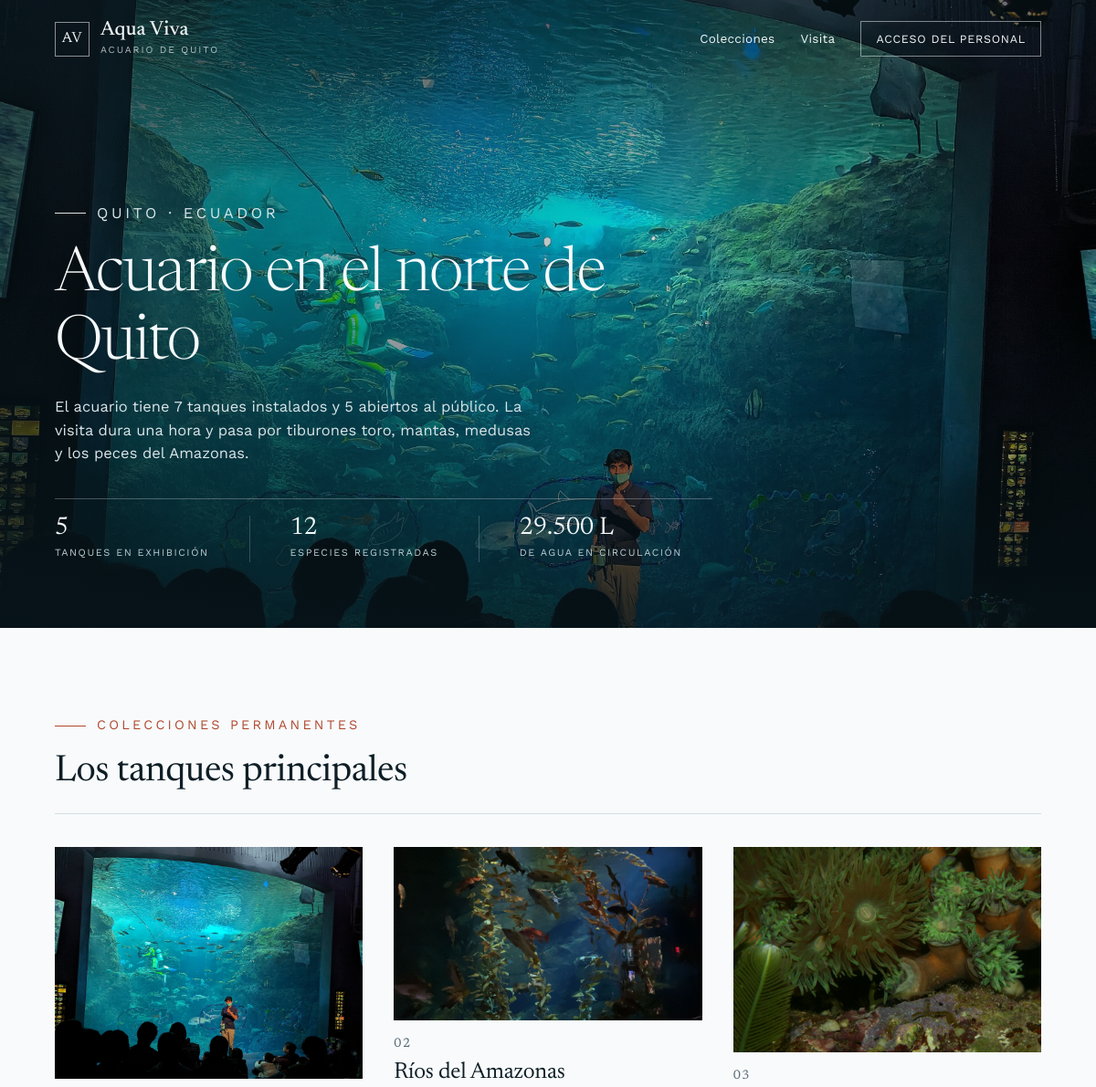
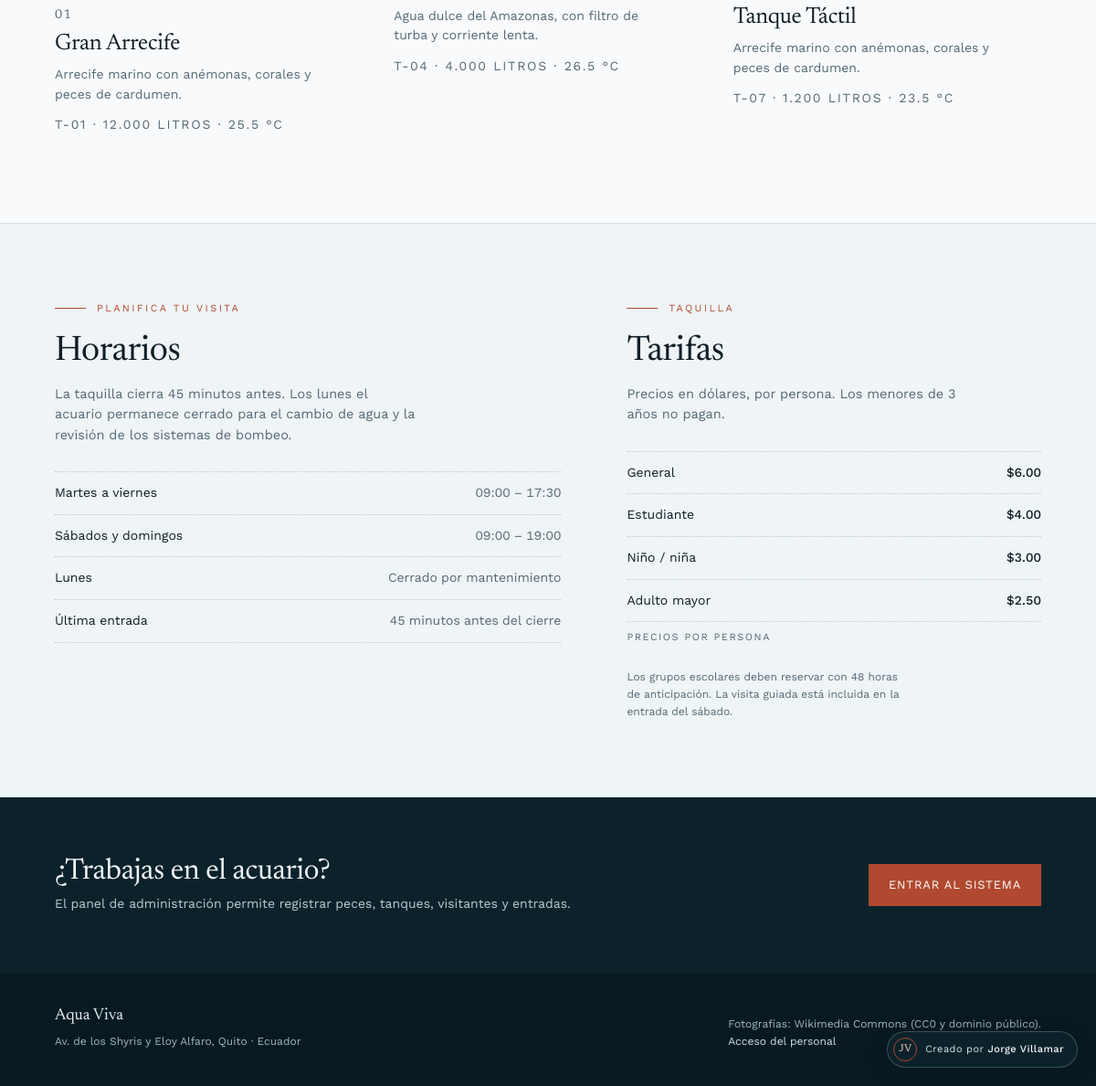
The page / on the database its author committed (2 pictures, top to bottom).
### tables this page shows
CREATE TABLE tanques (
    id            INT AUTO_INCREMENT PRIMARY KEY,
    codigo        VARCHAR(12)  NOT NULL UNIQUE,
    nombre        VARCHAR(70)  NOT NULL,
    habitat       ENUM('marino','dulce','salobre') NOT NULL DEFAULT 'marino',
    capacidad     INT          NOT NULL COMMENT 'Volumen en litros',
    temperatura   DECIMAL(4,1) NOT NULL,
    ph            DECIMAL(3,1) NOT NULL,
    iluminacion   ENUM('baja','media','alta') NOT NULL DEFAULT 'media',
    estado        ENUM('operativo','mantenimiento','cuarentena') NOT NULL DEFAULT 'operativo',
    notas         VARCHAR(255) DEFAULT NULL
);

### app/core/View.php (called while the page is built, shortened)
<?php
final class View
{
    public static function render(string $vista, array $datos = [], string $layout = 'panel'): void
    {
        $plantilla = dirname(__DIR__) . '/views/layouts/' . $layout . '.php';
        extract($datos, EXTR_SKIP);
        require $plantilla;
    }
}

### app/core/Controller.php (called while the page is built, shortened)
<?php
abstract class Controller
{
    protected function vista(string $vista, array $datos = [], string $layout = 'panel'): void
    {
        View::render($vista, $datos, $layout);
    }
}

### app/controllers/InicioController.php (called while the page is built, shortened)
<?php
final class InicioController extends Controller
{
    public function index(): void
    {
        $totales = Reporte::totales();
        $litros = Reporte::litrosTotales();
        $destacados = array_values(array_filter(
            Tanque::todos(),
            static fn (array $tanque): bool => in_array($tanque['codigo'], ['T-01', 'T-04', 'T-07'], true)
        ));
        $imagenes = [
            'T-01' => ['archivo' => 'assets/img/hero-tanque.jpg', 'alt' => 'Visitantes frente al ventanal del Gran Arrecife'],
            'T-04' => ['archivo' => 'assets/img/acceso-acuario.jpg', 'alt' => 'Cardumen de peces amazónicos dentro del tanque'],
            'T-07' => ['archivo' => 'assets/img/coral.jpg', 'alt' => 'Anémonas y coral del tanque táctil'],
        ];
        $numeros = ['T-01' => '01', 'T-04' => '02', 'T-07' => '03'];
        $horarios = [
            'Martes a viernes'   => '09:00 – 17:30',
            'Sábados y domingos' => '09:00 – 19:00',
            'Lunes'              => 'Cerrado por mantenimiento',
            'Última entrada'     => '45 minutos antes del cierre',
        ];
        $this->vista('inicio', [
            'tituloPagina'   => 'Aqua Viva · Acuario de Quito',
            'tanquesActivos' => $totales['tanquesOperativos'],
            'tanquesTotal'   => $totales['tanquesTotal'],
            'totalEspecies'  => $totales['especies'],
            'litros'        => $litros,
            'destacados'    => $destacados,
            'imagenes'      => $imagenes,
            'numeros'       => $numeros,
            'horarios'      => $horarios,
        ], 'publica');
    }
}

### index.php (called while the page is built, shortened)
<?php
require __DIR__ . '/app/bootstrap.php';
Router::dispatch();

### app/core/helpers.php (called while the page is built, shortened)
<?php
function db(): PDO
{
    return Database::conexion();
}
function url(string $ruta = '', array $parametros = []): string
{
    $direccion = 'index.php';
    if ($ruta !== '') {
        $direccion .= '?ruta=' . ltrim($ruta, '/');
    }
    return $direccion;
}
function e(mixed $valor): string
{
    return htmlspecialchars((string) $valor, ENT_QUOTES, 'UTF-8');
}
function dinero(float|int|string $valor): string
{
    return '$' . number_format((float) $valor, 2, '.', ',');
}
function texto_tarifa(string $tarifa): string
{
    return [
        'general'      => 'General',
        'estudiante'   => 'Estudiante',
        'nino'         => 'Niño / niña',
        'adulto_mayor' => 'Adulto mayor',
    ][$tarifa] ?? $tarifa;
}
function tarifas(): array
{
    return [
        'general'      => 6.00,
        'estudiante'   => 4.00,
        'nino'         => 3.00,
        'adulto_mayor' => 2.50,
    ];
}

### app/core/Database.php (called while the page is built, shortened)
<?php
final class Database
{
    private static ?PDO $conexion = null;
    public static function conexion(): PDO
    {
        if (self::$conexion === null) {
            try {
                self::$conexion = new PDO(
                    'mysql:host=' . DB_HOST . ';port=' . DB_PORT . ';dbname=' . DB_NOMBRE . ';charset=utf8mb4',
                    DB_USUARIO,
                    DB_CLAVE,
                    [
                        PDO::ATTR_ERRMODE            => PDO::ERRMODE_EXCEPTION,
                        PDO::ATTR_DEFAULT_FETCH_MODE => PDO::FETCH_ASSOC,
                        PDO::ATTR_EMULATE_PREPARES   => false,
                    ]
                );
            } catch (PDOException $error) {
                error_log('Error de conexión a MySQL: ' . $error->getMessage());
                http_response_code(500);
                exit('No se pudo conectar con la base de datos. Revisa app/config/config.php.');
            }
        }
        return self::$conexion;
    }
}

### app/models/Reporte.php (called while the page is built, shortened)
<?php
final class Reporte
{
    public static function litrosTotales(): int
    {
        return (int) db()->query('SELECT COALESCE(SUM(capacidad), 0) FROM tanques')->fetchColumn();
    }
}

### app/bootstrap.php (called while the page is built, shortened)
<?php
require __DIR__ . '/core/helpers.php';
spl_autoload_register(static function (string $clase): void {
    foreach (['core', 'models', 'controllers'] as $carpeta) {
        $archivo = __DIR__ . '/' . $carpeta . '/' . $clase . '.php';
        if (is_file($archivo)) {
            return;
        }
    }
});

### app/models/Tanque.php (called while the page is built, shortened)
<?php
final class Tanque
{
    public static function todos(): array
    {
        return db()->query(
            self::COLUMNAS_OCUPACION . self::AGRUPAR_OCUPACION . ' ORDER BY t.codigo'
        )->fetchAll();
    }
}

### app/views/inicio.php (the view, shortened to what this page needs)
<section class="portada">
    <img class="portada-imagen" src="assets/img/hero-tanque.jpg"
         alt="Tanque principal del acuario visto desde el ventanal, con visitantes y un buceador dentro del agua">
    <div class="portada-interior">
        <div class="portada-texto">
            <p class="kicker">Quito · Ecuador</p>
            <h1>Acuario en el norte de Quito</h1>
            <p>
                El acuario tiene <?= (int) $tanquesTotal ?> tanques instalados y <?= (int) $tanquesActivos ?> abiertos al público.
                La visita dura una hora y pasa por tiburones toro, mantas, medusas y los peces del Amazonas.
            </p>
            <div class="portada-datos">
                <div>
                    <strong><?= (int) $tanquesActivos ?></strong>
                    <span>tanques en exhibición</span>
                </div>
                <div>
                    <strong><?= (int) $totalEspecies ?></strong>
                    <span>especies registradas</span>
                </div>
                <div>
                    <strong><?= number_format((int) $litros, 0, ',', '.') ?> L</strong>
                    <span>de agua en circulación</span>
                </div>
            </div>
        </div>
    </div>
</section>
<section class="seccion" id="colecciones">
    <div class="seccion-cabeza">
        <div>
            <p class="kicker" style="color: var(--acento);">Colecciones permanentes</p>
            <h2>Los tanques principales</h2>
        </div>
    </div>
    <div class="colecciones">
        <?php foreach ($destacados as $tanque):
            $imagen = $imagenes[$tanque['codigo']] ?? null;
            ?>
            <article class="coleccion">
                <figure>
                    <img src="<?= e($imagen['archivo']) ?>" alt="<?= e($imagen['alt']) ?>" loading="lazy">
                </figure>
                <p class="coleccion-numero"><?= e($numeros[$tanque['codigo']] ?? '00') ?></p>
                <h3><?= e($tanque['nombre']) ?></h3>
                <p>
                    <?= $tanque['habitat'] === 'dulce'
                        ? 'Agua dulce del Amazonas, con filtro de turba y corriente lenta.'
                        : ($tanque['habitat'] === 'salobre'
                            ? 'Mezcla de agua de río y de mar; aquí vive el tiburón toro.'
                            : 'Arrecife marino con anémonas, corales y peces de cardumen.') ?>
                </p>
                <p class="coleccion-meta">
                    <?= e($tanque['codigo']) ?> · <?= number_format((int) $tanque['capacidad'], 0, ',', '.') ?> litros ·
                    <?= number_format((float) $tanque['temperatura'], 1) ?> °C
                </p>
            </article>
        <?php endforeach; ?>
    </div>
</section>
<section class="visita" id="visita">
    <div class="visita-interior">
        <div>
            <p class="kicker" style="color: var(--acento);">Planifica tu visita</p>
            <h2>Horarios</h2>
            <p class="visita-intro">
                La taquilla cierra 45 minutos antes. Los lunes el acuario permanece cerrado
                para el cambio de agua y la revisión de los sistemas de bombeo.
            </p>
            <ul class="lista-horarios">
                <?php foreach ($horarios as $dia => $hora): ?>
                    <li>
                        <span><?= e($dia) ?></span>
                        <span><?= e($hora) ?></span>
                    </li>
                <?php endforeach; ?>
            </ul>
        </div>
        <div>
            <p class="kicker" style="color: var(--acento);">Taquilla</p>
            <h2>Tarifas</h2>
            <p class="visita-intro">Precios en dólares, por persona. Los menores de 3 años no pagan.</p>
            <table class="tarifas">
                <caption>Precios por persona</caption>
                <tbody>
                    <?php foreach (tarifas() as $clave => $precio): ?>
                        <tr>
                            <th scope="row"><?= e(texto_tarifa($clave)) ?></th>
                            <td><?= e(dinero($precio)) ?></td>
                        </tr>
                    <?php endforeach; ?>
                </tbody>
            </table>
            <p class="nota-tarifas">
                Los grupos escolares deben reservar con 48 horas de anticipación.
                La visita guiada está incluida en la entrada del sábado.
            </p>
        </div>
    </div>
</section>
<section class="banda">
    <div class="banda-interior">
        <div>
            <h2>¿Trabajas en el acuario?</h2>
            <p>El panel de administración permite registrar peces, tanques, visitantes y entradas.</p>
        </div>
        <a class="boton-claro" href="<?= url('acceso') ?>">Entrar al sistema</a>
    </div>
</section>

### app/core/Router.php (shortened to what this page needs)
<?php
final class Router
{
    public static function dispatch(): void
    {
        $ruta = trim((string) ($_GET['ruta'] ?? ''), '/');
        $partes = $ruta === '' ? [] : explode('/', $ruta);
        $recurso = $partes[0] ?? 'inicio';
        if (isset(self::SIMPLES[$recurso])) {
            [$clase, $metodo] = self::SIMPLES[$recurso];
            (new $clase())->$metodo();
            return;
        }
    }
}

### app/views/layouts/publica.php (shortened to what this page needs)
<!doctype html>
<html lang="es">
<head>
    <link rel="stylesheet" href="assets/vendor/bootstrap/bootstrap.min.css">
    <link rel="stylesheet" href="assets/css/estilos.css">
</head>
<body class="sitio">
<header class="sitio-barra">
    <a class="sitio-marca" href="<?= url() ?>">
        <span class="marca-monograma">AV</span>
        <span>
            <strong>Aqua Viva</strong>
            <small>Acuario de Quito</small>
        </span>
    </a>
    <nav class="sitio-nav" aria-label="Secciones del sitio">
        <a href="<?= url() ?>#colecciones">Colecciones</a>
        <a href="<?= url() ?>#visita">Visita</a>
        <a class="enlace-acceso" href="<?= url('acceso') ?>">Acceso del personal</a>
    </nav>
</header>
<main>
    <?php require $contenido; ?>
</main>
<footer class="pie-sitio">
    <div class="pie-sitio-interior">
        <div>
            <strong>Aqua Viva</strong>
            <p>Av. de los Shyris y Eloy Alfaro, Quito · Ecuador</p>
        </div>
        <div>
            <p>Fotografías: Wikimedia Commons (CC0 y dominio público).</p>
            <p><a href="<?= url('acceso') ?>">Acceso del personal</a></p>
        </div>
    </div>
</footer>
<button class="firma-boton" type="button" id="botonFirma" aria-haspopup="dialog">
    <span class="firma-monograma" aria-hidden="true">JV</span>
    <span>Creado por <strong>Jorge Villamar</strong></span>
</button>
</body>
</html>

### rows shown on the page
tanques: shows a picture, codigo "01", nombre "Gran Arrecife", shows "Arrecife marino con anémonas, corales y peces de cardumen.", codigo "T-01", capacidad "12.000", temperatura "25.5"
tanques: shows a picture, codigo "02", nombre "Ríos del Amazonas", shows "Agua dulce del Amazonas, con filtro de turba y corriente lenta.", codigo "T-04", capacidad "4.000", temperatura "26.5"
tanques: shows a picture, codigo "03", nombre "Tanque Táctil", shows "Arrecife marino con anémonas, corales y peces de cardumen.", codigo "T-07", capacidad "1.200", temperatura "23.5"

### other values the page prints
$tanquesTotal "7"
$tanquesActivos "5"
$totalEspecies "12"
$litros "29.500"
$dia "Martes a viernes"
$hora "09:00 – 17:30"
$dia "Sábados y domingos"
$hora "09:00 – 19:00"
$dia "Lunes"
$hora "Cerrado por mantenimiento"
$dia "Última entrada"
$hora "45 minutos antes del cierre"
texto_tarifa($clave) "General"
dinero($precio) "$6.00"
texto_tarifa($clave) "Estudiante"
